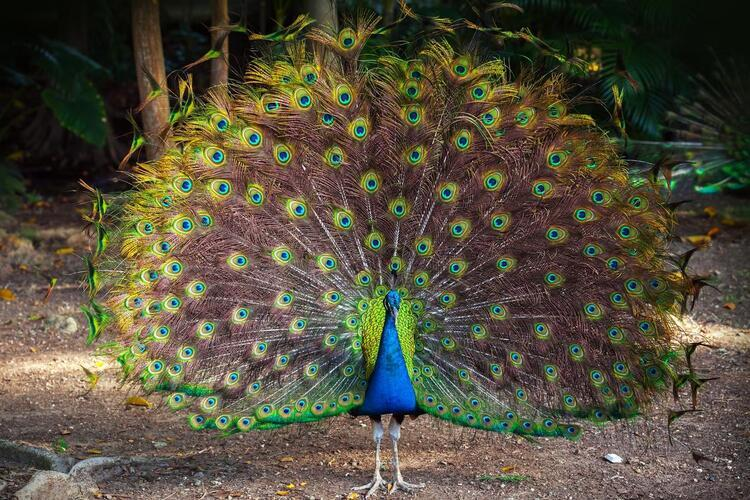
#> input picture Odev-1/tavus.jpg, 750 x 500 px
$ python histogram.py
#> lines starting #> are read from the running program, lines starting #| are printed output that depends on the picture
#OZAN CAKAR
#02205076045

from PIL import Image
import matplotlib.pyplot as plt


def getRed(redVal):
    return '#%02x%02x%02x' % (redVal, 0, 0)

def getGreen(greenVal):
    return '#%02x%02x%02x' % (0, greenVal, 0)

def getBlue(blueVal):
    return '#%02x%02x%02x' % (0, 0, blueVal)

image = Image.open("./tavus.jpg")
#> image is the input picture: PIL image 750x500 RGB; mean R, G, B 84.5, 78.8, 61.1

image.putpixel((0, 1), (1, 1, 5))

image.putpixel((0, 2), (2, 1, 5))

image.show()

histogram = image.histogram()
#> histogram = 768 values, max 6637 at index 512, min 3 at index 765, mean 1464.8

l1 = histogram[0:256]
#> l1 = 256 values, max 6301 at index 8, min 44 at index 254, mean 1464.8

l2 = histogram[256:512]
#> l2 = 256 values, max 4662 at index 13, min 18 at index 254, mean 1464.8

l3 = histogram[512:768]
#> l3 = 256 values, max 6637 at index 0, min 3 at index 253, mean 1464.8

plt.figure(0)

# R histogram

for i in range(0, 256):
    plt.bar(i, l1[i], color=getRed(i), edgecolor=getRed(i), alpha=0.3)

plt.figure(1)

for i in range(0, 256):
    plt.bar(i, l2[i], color=getGreen(i), edgecolor=getGreen(i), alpha=0.3)

plt.figure(2)

for i in range(0, 256):
    plt.bar(i, l3[i], color=getBlue(i), edgecolor=getBlue(i), alpha=0.3)

plt.show()
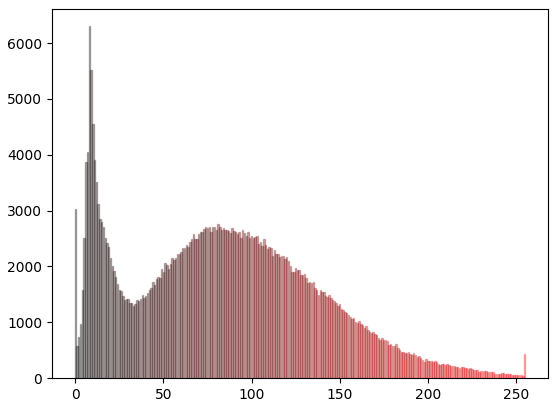
#> figure drawn by matplotlib, 1 panel
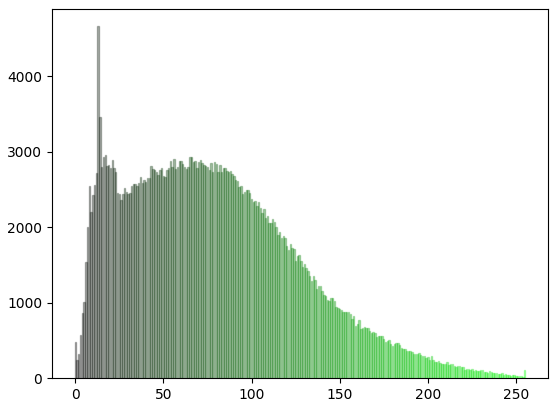
#> figure drawn by matplotlib, 1 panel
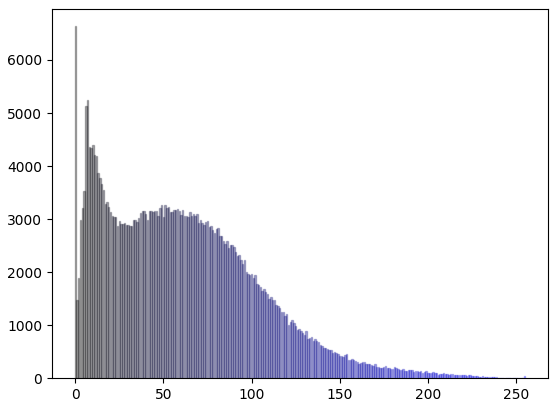
#> figure drawn by matplotlib, 1 panel
